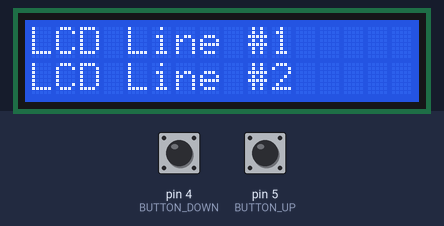
This sketch was run on a simulated Arduino Uno, built with avr-gcc and run on an emulated ATmega328P. Shown: 16×2 character LCD. The inputs (shaded band) are chosen by the test bench; at power-on: pin 4 (BUTTON_DOWN) HIGH, pin 5 (BUTTON_UP) HIGH.

Above: at 1.2 s.
1.3 s: pin 4 (BUTTON_DOWN) pulled LOW for 1 s
At 3.4 s:
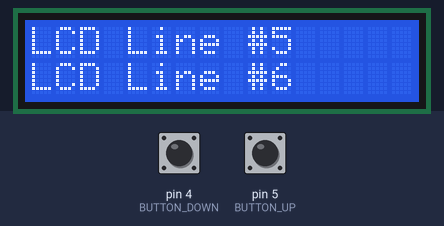
3.8 s: pin 4 (BUTTON_DOWN) pulled LOW for 0.25 s
At 4.5 s:
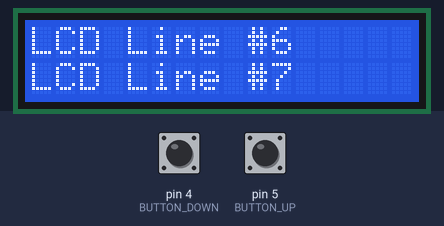
Timing chart, 0 to 6.8 s (numbered marks = the images above; inputs shaded):
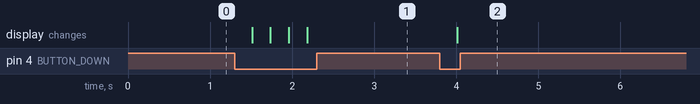

Measured:
- after the input at 1.3 s, the display: first changes after 0.21 s (image 1 shows a later state)
- after the input at 3.8 s, the display: changes after 0.21 s (image 2)

The sketch:

G03_P02_LCD_MULTI-LINES.ino
```cpp
/*
   Board: Arduino UNO

   Poject Description: Muli-lines expmple code to I2C LCD. Two buttons used
   one for UP and the other for DOWN navigation throw the array of Strings
   "Lines".

   url: https://github.com/sfad/arduino_projects
*/

#include <LiquidCrystal_I2C.h>
#include <Wire.h>

#define LCD_ADDRESS 0x27
#define LCD_COLUMNS 16
#define LCD_ROWS 2

#define BUTTON_DOWN 4
#define BUTTON_UP 5

const byte ROWS = 4;  // Four rows
const byte COLS = 3;  // Three columns

LiquidCrystal_I2C lcd(LCD_ADDRESS, LCD_COLUMNS, LCD_ROWS);

const byte LINES_SIZE = 9;
String lcdLines[LINES_SIZE] = {
    "LCD Line #1", "LCD Line #2", "LCD Line #3", "LCD Line #4", "LCD Line #5",
    "LCD Line #6", "LCD Line #7", "LCD Line #8", "LCD Line #9",
};
int columnIndex = 0;

void setup() {
    // LCD initialization
    lcd.backlight();
    lcd.init();
    lcd.setCursor(0, 0);
    lcd.print(lcdLines[columnIndex]);
    lcd.setCursor(0, 1);
    lcd.print(lcdLines[columnIndex + 1]);

    pinMode(BUTTON_DOWN, INPUT_PULLUP);
    pinMode(BUTTON_UP, INPUT_PULLUP);
}

void loop() {
    delay(200);  // samll delay for debounce
    if (digitalRead(BUTTON_DOWN) == LOW)
        moveLine("down");
    else if (digitalRead(BUTTON_UP) == LOW)
        moveLine("up");
}

void moveLine(String dir) {
    int line1Index = 0, line2Index = 0;
    if (dir == "down") {
        if (columnIndex >= LINES_SIZE - 2) return;  // Reach end line so return;
        line1Index = ++columnIndex;
        line2Index = columnIndex + 1;
    } else if (dir == "up") {
        if (columnIndex <= 1) return;  // Reach first line so return;
        line2Index = --columnIndex;
        line1Index = columnIndex - 1;
    } else {
        return;  // If not up or down do nothing and return.
    }

    lcd.clear();
    lcd.setCursor(0, 0);
    lcd.print(lcdLines[line1Index]);
    lcd.setCursor(0, 1);
    lcd.print(lcdLines[line2Index]);
}
```
